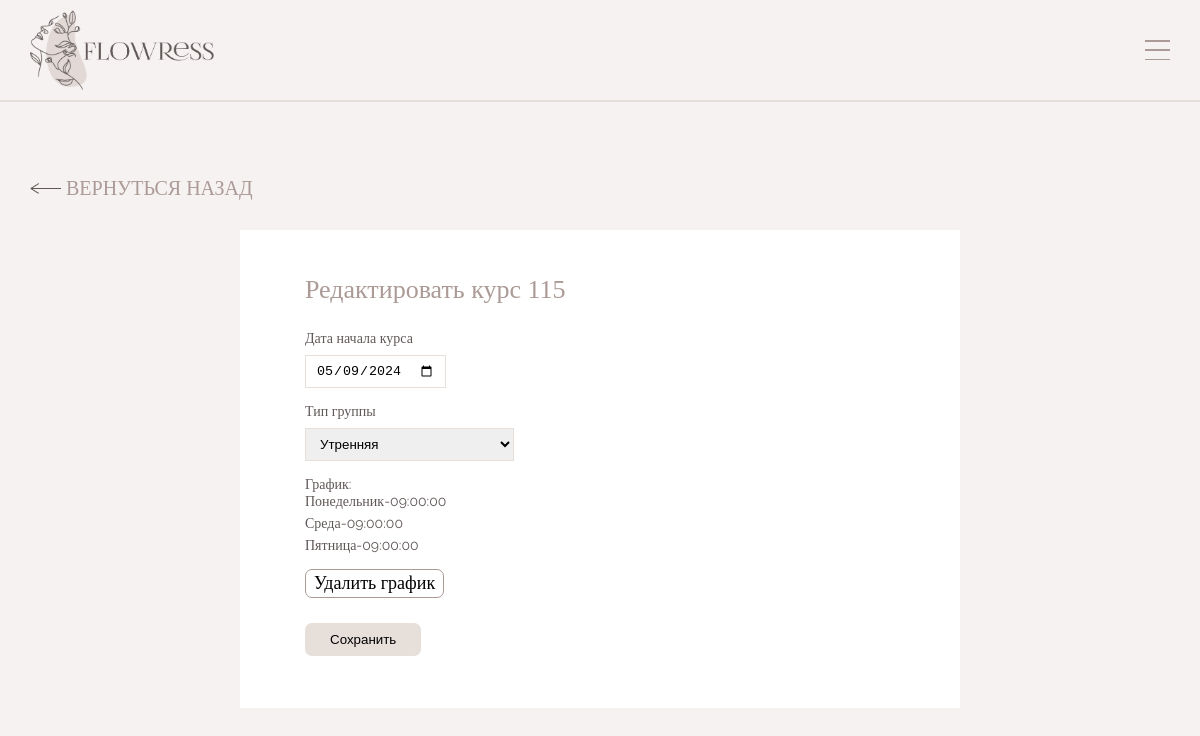
/edit_org_course.php?id=115 (signed in), run on the app's committed database.
### tables this page shows
CREATE TABLE `Organized_course` (
  `ID` int UNSIGNED NOT NULL,
  `ID_course` int UNSIGNED NOT NULL,
  `ID_master` int UNSIGNED DEFAULT NULL,
  `ID_groupType` int UNSIGNED NOT NULL,
  `startDate` date DEFAULT NULL,
  `isEnded` tinyint NOT NULL DEFAULT '0'
);

CREATE TABLE `Courses_schedule` (
  `ID` int UNSIGNED NOT NULL,
  `ID_dateTimeClass` int UNSIGNED NOT NULL,
  `ID_organizedCourse` int UNSIGNED NOT NULL
);

CREATE TABLE `DateTime_class` (
  `ID` int UNSIGNED NOT NULL,
  `day` varchar(64) NOT NULL,
  `time` time NOT NULL,
  `ID_groupType` int UNSIGNED NOT NULL
);

### edit_org_course.php (the view, shortened to what this page needs)
<!DOCTYPE html>
<html>
<head>
	<link rel="stylesheet" href="../../css/style.css" type="text/css">
	<link rel="stylesheet" href="../../css/admin_panel_style.css" type="text/css">
	<link rel="stylesheet" href="../../css/profile_page_style.css" type="text/css">
</head>
<body>
	<?php
		$id_org_course=$_GET['id'];
	?>
	<?php require 'modules/page_elements/header.php';?>
	<div class="page-content margin-top">
		<div class="container">
			<div class="go-back">
				<?php
					if($_SESSION['userType']=="master") {
						echo "<a href='master_panel.php' >
							<img src='images/arrow.png' class='arrow'>
							<div>ВЕРНУТЬСЯ НАЗАД</div>
						</a>";
					}
				?>
			</div>
			</div>
			<div class="admin-form-wrapper">
				<div class="white-form">
					<div class="form-content">
						<div class="title">Редактировать курс <?php echo "$id_org_course"; ?></div>
						<div class="form-inputs">
							<?php
								$query = "SELECT * FROM Organized_course JOIN Group_type ON Organized_course.ID_groupType=Group_type.ID WHERE Organized_course.ID='$id_org_course'";
								$result = mysqli_query($link, $query) or die("Ошибка".mysqli_error($link));
								if($result) {
									$org_course = mysqli_fetch_assoc($result);
									}
								?>
							<div>
								<p>Дата начала курса</p>
								<input name="course-startDate-select" id="course_startDate_select" value="<?= $org_course['startDate'] ?>" type="date" class="select-style"  min="<?php echo date('Y-m-d'); ?>"  required>
							</div>
							<div>
								<p>Тип группы</p>
								<select name="course-groupType-select" id="course_groupType_select" class="select-style">
									<?php
									$query2 = "SELECT * FROM Group_type";
									$result2 = mysqli_query($link, $query2) or die("Ошибка".mysqli_error($link));
									if($result2)
									{
										$rows = mysqli_num_rows($result2);
										for($i = 0; $i < $rows; ++$i)
										{
											$row2 = mysqli_fetch_assoc($result2);
											$selected = ($row2['ID'] == $org_course['ID_groupType']) ? 'selected' : '';
											echo "<option value='".$row2['ID']."'$selected>".$row2['groupType']."</option>";
										}
									}
									?>
								</select>
							</div>
							<div>
								<?php
									$scheduleQuery = "SELECT * FROM Courses_schedule JOIN DateTime_class ON Courses_schedule.ID_dateTimeClass=DateTime_class.ID WHERE Courses_schedule.ID_organizedCourse='$id_org_course'";
									$scheduleResult = mysqli_query($link, $scheduleQuery) or die("Ошибка".mysqli_error($link));
									if($scheduleResult)
									{
										$scheduleRows = mysqli_num_rows($scheduleResult);
										echo "<div class='org-course-schedule-block'>";
										if($scheduleRows!=0) {
											echo "<div class='course-item-schedule'><span>График: </span> ";
											for($s = 0; $s < $scheduleRows; ++$s)
											{
												$schedule = mysqli_fetch_assoc($scheduleResult);
												echo "<p>".$schedule['day']."-".$schedule['time']." </p>
												";
											}
										echo "<button class='change-btn' id='".$id_org_course."' onclick='deleteShedule(this.id)'>Удалить график</button>
										</div>
										";
										}
									}
								?>
							</div>
						</div>
						<button class="form-btn" id="<?= $id_org_course ?>" onclick='saveEditOrgCourse(this.id)'>
							Сохранить
						</button>
					</div>
				</div>
			</div>
		</div>
	</div>
</body>
</html>

### css/style.css (style rules this page uses)
*, *::before, *::after { padding: 0; margin:0; border: 0; box-sizing: border-box; }
a { text-decoration: none; color: black; }
img { vertical-align: top; }
html { height: 100%; }
body { width:100%; padding: 0; margin: 0; background-color: #F6F2F1; font-family: 'Raleway'; color: #605857; font-size: 16px; text-align: left; min-height: 100%; display: grid; grid-template-rows: auto 1fr auto; }
.container { max-width: 1200px; box-sizing: content-box; margin: 0 auto; padding: 0px 50px; }
.title { color: #ab9a96; font-family: 'Lighthaus'; font-size: 32px; display: flex; justify-content: center; text-align: center; }
.form-btn { display: flex; align-items: center; border-radius: 7px; background-color: #E7DFDA; padding: 9px 25px; margin-top: 25px; }
.go-back { display: flex; justify-content: flex-start; margin: 30px 0px; }
.go-back a { display: flex; align-items: center; font-family: 'Lighthaus'; font-size: 20px; color: #ab9a96; }
.go-back img { rotate: 180deg; margin-right: 5px; }
.select-style { border: 0.7px solid #E7DFDA; margin-top: 3px; padding: 7px 10px; }
@media screen and (max-device-width: 992px) { body { font-size: 14px; } }
@media screen and (max-device-width: 992px) { .container { padding: 0px 30px; } }
@media screen and (max-device-width: 992px) { .title { font-size: 26px; } }
.white-form { width: 45%; background-color: white; padding-bottom: 15px; }
.form-content { padding: 20px 65px; display: flex; flex-direction: column; align-items: flex-start; padding-top: 45px; padding-bottom: 30px; }
.form-inputs { width: 100%; }
.form-inputs div { margin-bottom: 15px; }
.form-inputs p { margin-bottom: 5px; }
.form-content div input { margin-top: 3px; padding: 7px 10px; }
@media screen and (max-device-width: 992px) { .white-form { width: 55%; } }

### css/admin_panel_style.css (style rules this page uses)
.margin-top { margin-top: 40px; }
.admin-form-wrapper { display: flex; justify-content: center; margin-top: 30px; }
.admin-form-wrapper .white-form { width: 60%; }
.admin-form-wrapper .title { margin-bottom: 25px; }

### css/profile_page_style.css (style rules this page uses)
.change-btn { margin-top: 15px; padding: 3px 8px; border: 0.7px solid #ab9a96; border-radius: 7px; background-color: white; font-family: 'Lighthaus'; font-size: 18px; display: flex; flex-direction: row; align-items: center; }

### data on the page
organized_course: course-startDate-select "05/09/2024"
courses_schedule: ID_dateTimeClass.day "Понедельник", ID_dateTimeClass.time "09:00:00"
courses_schedule: ID_dateTimeClass.day "Среда", ID_dateTimeClass.time "09:00:00"
courses_schedule: ID_dateTimeClass.day "Пятница", ID_dateTimeClass.time "09:00:00"

### other printed values
$id_org_course "115"
form field course-groupType-select "Утренняя"
